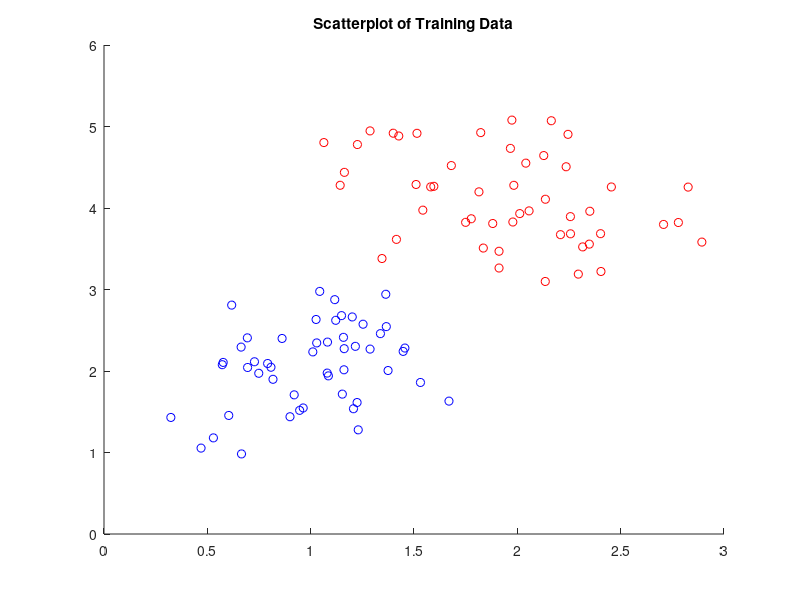
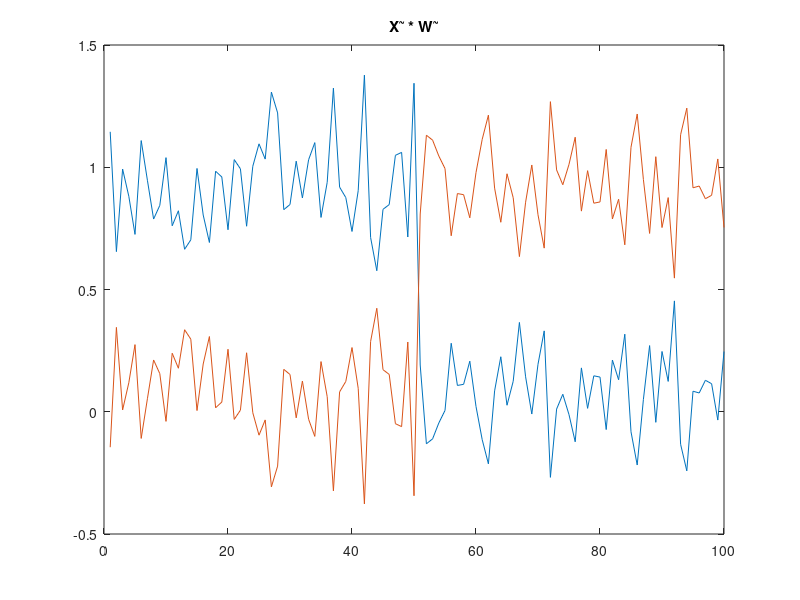
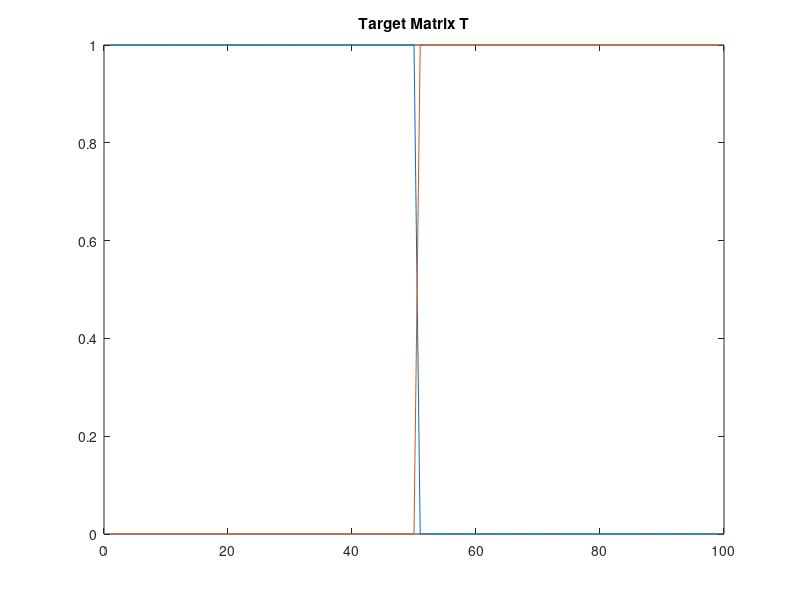
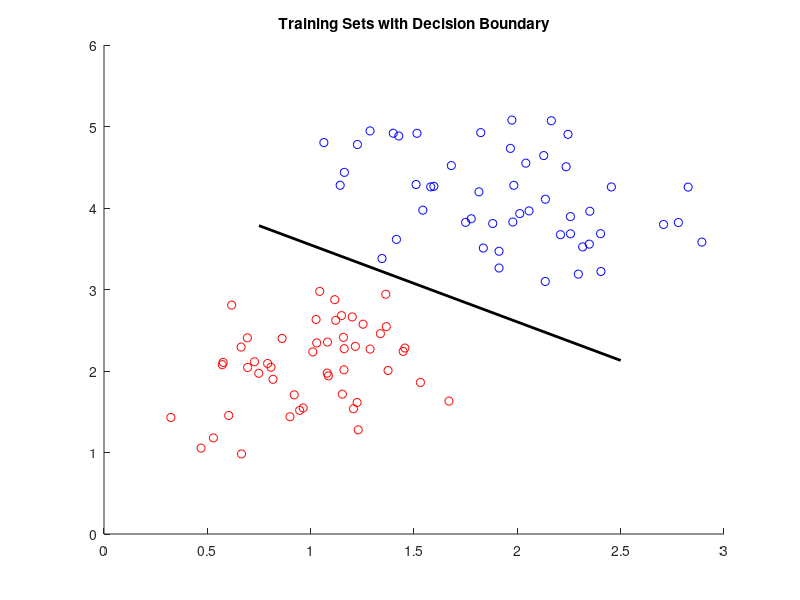

Source code (MATLAB) for these figures, in order: (Note: this script raises an error after producing the figures.)
clear all
close all

%%
%1. Generate
mu_1 = [1;2];
mu_2 = [2;4];
sigma_1 = [[0.1,0.05];[0.05,0.2]];
sigma_2 = [[0.2,-0.1];[-0.1,0.3]];

rng(940730)
train_1 = mvnrnd(mu_1,sigma_1,50);
train_2 = mvnrnd(mu_2,sigma_2,50);


%%
%2. Scatterplot
figure
hold on
scatter(train_1(:,1),train_1(:,2),'b')
scatter(train_2(:,1),train_2(:,2),'r')
title('Scatterplot of Training Data')
hold off

%%
%3. Compute W
X = [train_1;train_2];
X_tilde = [ones(100,1),X];
T_1 = [ones(50,1),zeros(50,1)];
T_2 = [zeros(50,1),ones(50,1)];
T = [T_1;T_2];
W_tilde = (inv(X_tilde.' * X_tilde))*X_tilde.'*T;
X_W_tilde = X_tilde * W_tilde;

figure
plot(X_W_tilde)
title('X^~ * W^~')

figure
plot(T)
title('Target Matrix T')

%4. plot decision boundary
W = [W_tilde(2,:); W_tilde(3,:)];
W0 = [W_tilde(1,:)];
x2_1 = (W0(1,2)-W0(1,1)-(W(1,1)-W(1,2))*0.75)/(W(2,1)-W(2,2));
x2_2 = (W0(1,2)-W0(1,1)-(W(1,1)-W(1,2))*2.5)/(W(2,1)-W(2,2));

figure
hold on
scatter(train_1(:,1),train_1(:,2),'r')
scatter(train_2(:,1),train_2(:,2),'b')
plot([0.75,2.5],[x2_1,x2_2],'black','LineWidth',2)
title('Training Sets with Decision Boundary')
hold off

%%
%5.
mu_21 = [2;2];
sig_21 = [[0.2,0.05];[0.05,0.3]];
mu_22 = [2;4];
sig_22 = [[0.4,-0.1];[-0.1,0.3]];
mu_23 = [3;3];
sig_23 = [[0.5,-0.3];[-0.3,0.4]];
rng(1234)
train_21 = mvnrnd(mu_21,sig_21,50);
train_22 = mvnrnd(mu_22,sig_22,50);
train_23 = mvnrnd(mu_23,sig_23,50);

%Compute W
X2 = [train_21;train_22;train_23];
X_tilde2 = [ones(150,1),X2];
T_21 = [ones(50,1),zeros(50,1),zeros(50,1)];
T_22 = [zeros(50,1),ones(50,1),zeros(50,1)];
T_23 = [zeros(50,1),zeros(50,1),ones(50,1)];
T2 = [T_21;T_22;T_23];
W_tilde2 = (inv(X_tilde2.' * X_tilde2))*X_tilde2.'*T2;
X_W_tilde2 = X_tilde2 * W_tilde2;

%Scatterplot
figure
hold on
scatter(train_21(:,1),train_21(:,2),'b')
scatter(train_22(:,1),train_22(:,2),'r')
scatter(train_23(:,1),train_23(:,2))
title('Scatterplot of Training Data')
hold off

%plot decision boundary
%group 1 and 2
W2 = [W_tilde2(2,:); W_tilde2(3,:)];
W02 = [W_tilde2(1,:)];
p_1 = (W02(1,2)-W02(1,1)-(W2(1,1)-W2(1,2))*0.75)/(W2(2,1)-W2(2,2));
p_2 = (W02(1,2)-W02(1,1)-(W2(1,1)-W2(1,2))*2.3)/(W2(2,1)-W2(2,2));

%group 1 and 3
p_3 = (W02(1,3)-W02(1,1)-(W2(1,1)-W2(1,3))*2.3)/(W2(2,1)-W2(2,3));
p_4 = (W02(1,3)-W02(1,1)-(W2(1,1)-W2(1,3))*4)/(W2(2,1)-W2(2,3));

%group 2 and 3
p_5 = (W02(1,3)-W02(1,2)-(W2(1,2)-W2(1,3))*2.3)/(W2(2,2)-W2(2,3));
p_6 = (W02(1,3)-W02(1,2)-(W2(1,2)-W2(1,3))*4)/(W2(2,2)-W2(2,3));

figure
hold on
scatter(train_21(:,1),train_21(:,2),'r')
scatter(train_22(:,1),train_22(:,2),'b')
scatter(train_23(:,1),train_23(:,2));
plot([0.75,2.3],[p_1,p_2],'black','LineWidth',2)
plot([2.3,4],[p_3,p_4],'black','LineWidth',2)
plot([2.3,4],[p_5,p_6],'black','LineWidth',2)



title('Training Sets with Decision Boundary')
hold off

%%
%7. M=100
rng(1234);
train_31 = mvnrnd(mu_21,sig_21,100);
train_32 = mvnrnd(mu_22,sig_22,100);
train_33 = mvnrnd(mu_23,sig_23,100);

X3 = [train_31;train_32;train_33];
X_tilde3 = [ones(300,1),X3];
T_31 = [ones(100,1),zeros(100,1),zeros(100,1)];
T_32 = [zeros(100,1),ones(100,1),zeros(100,1)];
T_33 = [zeros(100,1),zeros(100,1),ones(100,1)];
T3 = [T_31;T_32;T_33];
W_tilde3 = (inv(X_tilde3.' * X_tilde3))*X_tilde3.'*T3;
X_W_tilde3 = X_tilde3 * W_tilde3;

%calculate R
R = 0;
for i = 1:100
    [M,I]=max(X_W_tilde3(i,:));
    if I == 1
        R = R+1;
    end
end

for i = 101:200
    [M,I]=max(X_W_tilde3(i,:));
    if I == 2
        R = R+1;
    end
end

for i = 201:300
    [M,I]=max(X_W_tilde3(i,:));
    if I == 3
        R = R+1;
    end
end

c = 100*R/(3*100);

%%
%8. K-NN

rng(1234);
train_41 = mvnrnd(mu_21,sig_21,100);
train_42 = mvnrnd(mu_22,sig_22,100);
train_43 = mvnrnd(mu_23,sig_23,100);

X4 = [train_41;train_42;train_43];



labels = [ones(1,100),ones(1,100)+1,ones(1,100)+2];

[Class] = cvKnn(X3,X3,labels, 40);

temp = 0;
for i = 1:300
    if Class(i) == labels(i)
        temp = temp+1;
    end
end

